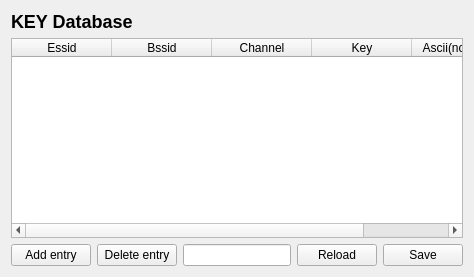
      <widget class="QWidget" name="TabPage">
       <attribute name="title">
        <string>Database</string>
       </attribute>
       <layout class="QGridLayout">
        <item row="0" column="0">
         <widget class="QLabel" name="textLabel4">
          <property name="text">
           <string>&lt;h2&gt;KEY Database&lt;/h2&gt;</string>
          </property>
          <property name="wordWrap">
           <bool>false</bool>
          </property>
         </widget>
        </item>
        <item row="2" column="0">
         <layout class="QHBoxLayout">
          <item>
           <widget class="QPushButton" name="button_database_add">
            <property name="text">
             <string>Add entry</string>
            </property>
           </widget>
          </item>
          <item>
           <widget class="QPushButton" name="button_database_delete">
            <property name="text">
             <string>Delete entry</string>
            </property>
           </widget>
          </item>
          <item>
           <widget class="QLineEdit" name="line_database"/>
          </item>
          <item>
           <widget class="QPushButton" name="button_database_reload">
            <property name="text">
             <string>Reload</string>
            </property>
           </widget>
          </item>
          <item>
           <widget class="QPushButton" name="button_database_save">
            <property name="text">
             <string>Save</string>
            </property>
           </widget>
          </item>
         </layout>
        </item>
        <item row="1" column="0">
         <widget class="QTableWidget" name="table_database">
          <property name="minimumSize">
           <size>
            <width>300</width>
            <height>200</height>
           </size>
          </property>
          <column>
           <property name="text">
            <string>Essid</string>
           </property>
          </column>
          <column>
           <property name="text">
            <string>Bssid</string>
           </property>
          </column>
          <column>
           <property name="text">
            <string>Channel</string>
           </property>
          </column>
          <column>
           <property name="text">
            <string>Key</string>
           </property>
          </column>
          <column>
           <property name="text">
            <string>Ascii(not save)</string>
           </property>
          </column>
         </widget>
        </item>
       </layout>
      </widget>
